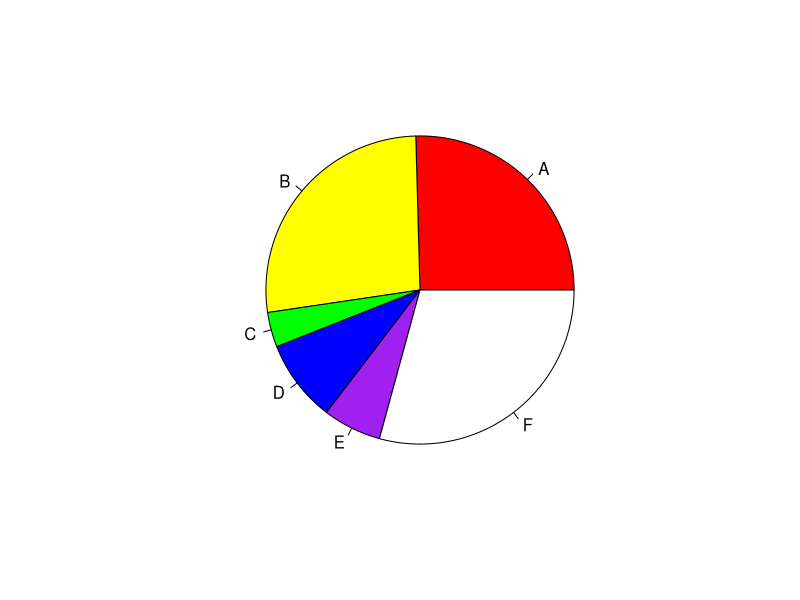
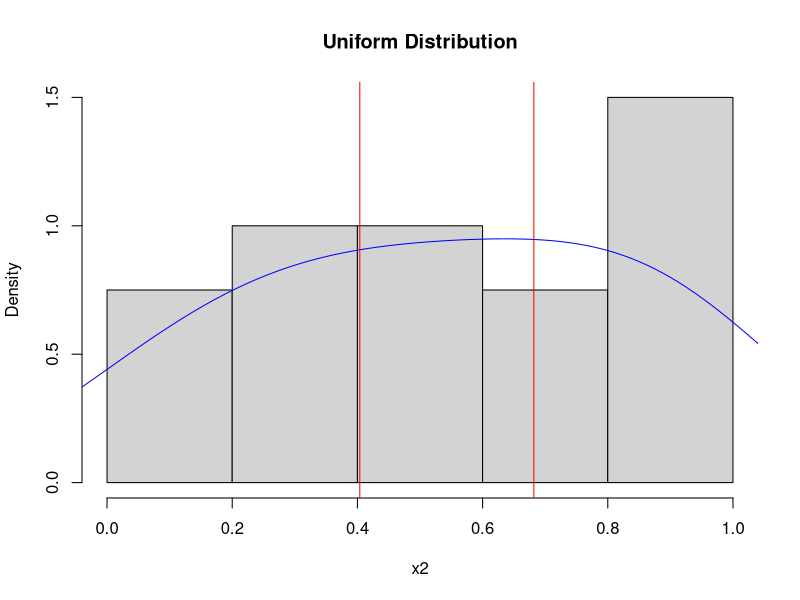
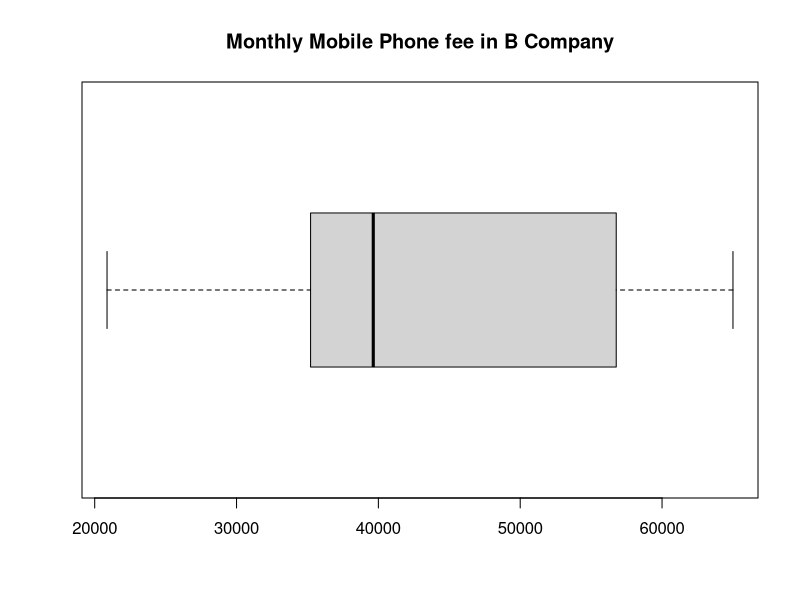
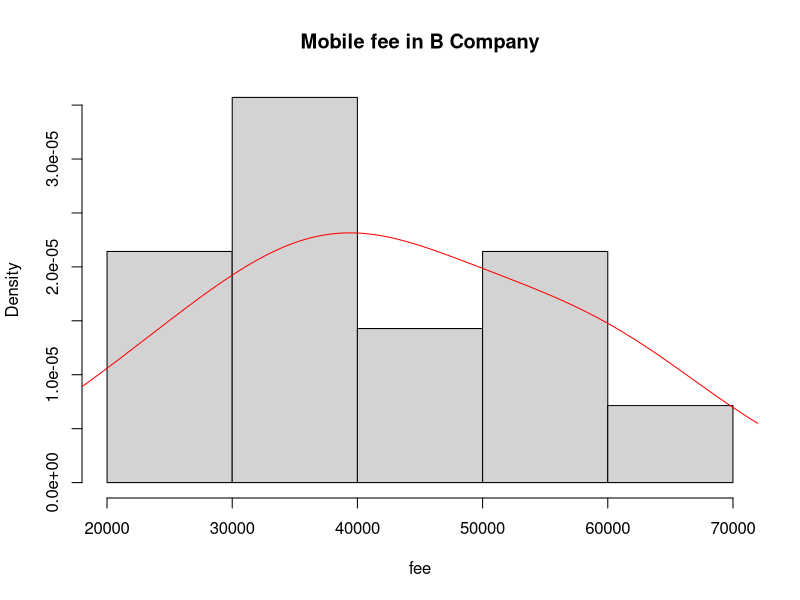

Write the R code that produced these figures, in order.
# R
# JeongSoo Na
# Test plot

#1 내장된 데이터셋인 InsectSprays을 사용해 
#(a) spray종류에 따른 빈도표를 구하고 파이그림을 그리시오.
InsectSprays
x1=table(InsectSprays)
count=as.numeric(row.names(x1))
sum.count=x1*count
spraytype.sum=apply(sum.count,2,sum)
spraytype.sum
pie(spraytype.sum,col=c('red','yellow','green','blue','purple','white'))
#(b) count 평균을 구하시오.
mean(spraytype.sum)
#(c) spary 종류 별 count 의 합을 구하시오.
count=as.numeric(row.names(x1))
sum.count=x1*count
spraytype.sum=apply(sum.count,2,sum)
spraytype.sum

#2. 균일분포 (0,1)을 따르는 20개의 난수로 구성된 vector x에 대해
#(a) 평균과 표준편차를 구하시오.
n=20
x2=runif(n,0,1)
x2
mean(x2)
SE=sd(x2)/sqrt(n)
SE
#(b) 평균  2 표준오차로 나타낸 신뢰구간 그림을 그리시오.
#표준오차 = s/n^(1/2)
nclass.Sturges(x2)
hist(x2,breaks=6,prob=T,main="Uniform Distribution")
lines(density(x2,bw='SJ'),col='blue')
abline(v=mean(x2) + c(-1,1)*2*SE,col='red',lty=1)

#3. B 회사직원들의 월별 휴대폰 요금을 조사하여 얻은 데이터이다.
#(a) 평균 휴대폰요금을 추정하시오.
fee<-c("20,870","39,400","65,000","45,000","35,890",
       "29,000","56,770","23,000","38,550","59,800",
       "39,880","56,780","35,220","48,990")
fee<-as.numeric(gsub(",", "", fee)); fee
mean(fee)
#(b) 평균 휴대폰 요금의 95% 신뢰구간을 추정하시오.
SE=sd(fee) / sqrt (length(fee))
alpha=0.05
t.value = qt(1-alpha/2,df=length(fee)-1); t.value
mean(fee) + c(-1,1)*t.value*SE
#(c) 휴대폰 요금의 분산, 표준편차와 범위를 추정하시오.
s=sd(fee)
v=var(fee)
s
v
max(fee)-min(fee)
#(d) 상자그림을 그리시오
boxplot(fee,main="Monthly Mobile Phone fee in B Company",horizontal=T)
#(e) 확률밀도함수추정선과 히스토그램을 그리시오.
nclass.Sturges(fee)
hist(fee,breaks=5,prob=T,main="Mobile fee in B Company")
lines(density(fee,bw='SJ'),col='red')